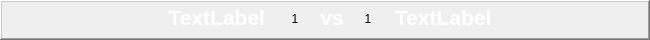
  <widget class="QFrame" name="frame_6">
   <property name="geometry">
    <rect>
     <x>670</x>
     <y>300</y>
     <width>650</width>
     <height>40</height>
    </rect>
   </property>
   <property name="frameShape">
    <enum>QFrame::WinPanel</enum>
   </property>
   <property name="frameShadow">
    <enum>QFrame::Raised</enum>
   </property>
   <widget class="QLabel" name="t9">
    <property name="geometry">
     <rect>
      <x>15</x>
      <y>0</y>
      <width>250</width>
      <height>34</height>
     </rect>
    </property>
    <property name="palette">
     <palette>
      <active>
       <colorrole role="WindowText">
        <brush brushstyle="SolidPattern">
         <color alpha="255">
          <red>255</red>
          <green>255</green>
          <blue>255</blue>
         </color>
        </brush>
       </colorrole>
      </active>
      <inactive>
       <colorrole role="WindowText">
        <brush brushstyle="SolidPattern">
         <color alpha="255">
          <red>255</red>
          <green>255</green>
          <blue>255</blue>
         </color>
        </brush>
       </colorrole>
      </inactive>
      <disabled>
       <colorrole role="WindowText">
        <brush brushstyle="SolidPattern">
         <color alpha="255">
          <red>120</red>
          <green>120</green>
          <blue>120</blue>
         </color>
        </brush>
       </colorrole>
      </disabled>
     </palette>
    </property>
    <property name="font">
     <font>
      <family>Segoe UI</family>
      <pointsize>16</pointsize>
      <weight>75</weight>
      <italic>false</italic>
      <bold>true</bold>
     </font>
    </property>
    <property name="styleSheet">
     <string notr="true"/>
    </property>
    <property name="text">
     <string>TextLabel</string>
    </property>
    <property name="alignment">
     <set>Qt::AlignRight|Qt::AlignTrailing|Qt::AlignVCenter</set>
    </property>
   </widget>
   <widget class="QLabel" name="t10">
    <property name="geometry">
     <rect>
      <x>395</x>
      <y>0</y>
      <width>250</width>
      <height>34</height>
     </rect>
    </property>
    <property name="palette">
     <palette>
      <active>
       <colorrole role="WindowText">
        <brush brushstyle="SolidPattern">
         <color alpha="255">
          <red>255</red>
          <green>255</green>
          <blue>255</blue>
         </color>
        </brush>
       </colorrole>
      </active>
      <inactive>
       <colorrole role="WindowText">
        <brush brushstyle="SolidPattern">
         <color alpha="255">
          <red>255</red>
          <green>255</green>
          <blue>255</blue>
         </color>
        </brush>
       </colorrole>
      </inactive>
      <disabled>
       <colorrole role="WindowText">
        <brush brushstyle="SolidPattern">
         <color alpha="255">
          <red>120</red>
          <green>120</green>
          <blue>120</blue>
         </color>
        </brush>
       </colorrole>
      </disabled>
     </palette>
    </property>
    <property name="font">
     <font>
      <family>Segoe UI</family>
      <pointsize>16</pointsize>
      <weight>75</weight>
      <italic>false</italic>
      <bold>true</bold>
     </font>
    </property>
    <property name="styleSheet">
     <string notr="true"/>
    </property>
    <property name="text">
     <string>TextLabel</string>
    </property>
   </widget>
   <widget class="QLabel" name="vs5">
    <property name="geometry">
     <rect>
      <x>317</x>
      <y>0</y>
      <width>30</width>
      <height>34</height>
     </rect>
    </property>
    <property name="palette">
     <palette>
      <active>
       <colorrole role="WindowText">
        <brush brushstyle="SolidPattern">
         <color alpha="255">
          <red>255</red>
          <green>255</green>
          <blue>255</blue>
         </color>
        </brush>
       </colorrole>
      </active>
      <inactive>
       <colorrole role="WindowText">
        <brush brushstyle="SolidPattern">
         <color alpha="255">
          <red>255</red>
          <green>255</green>
          <blue>255</blue>
         </color>
        </brush>
       </colorrole>
      </inactive>
      <disabled>
       <colorrole role="WindowText">
        <brush brushstyle="SolidPattern">
         <color alpha="255">
          <red>120</red>
          <green>120</green>
          <blue>120</blue>
         </color>
        </brush>
       </colorrole>
      </disabled>
     </palette>
    </property>
    <property name="font">
     <font>
      <family>Segoe UI</family>
      <pointsize>16</pointsize>
      <weight>75</weight>
      <italic>false</italic>
      <bold>true</bold>
     </font>
    </property>
    <property name="styleSheet">
     <string notr="true"/>
    </property>
    <property name="text">
     <string>vs</string>
    </property>
    <property name="alignment">
     <set>Qt::AlignCenter</set>
    </property>
   </widget>
   <widget class="QLabel" name="l9">
    <property name="geometry">
     <rect>
      <x>280</x>
      <y>4</y>
      <width>30</width>
      <height>30</height>
     </rect>
    </property>
    <property name="text">
     <string>1</string>
    </property>
    <property name="alignment">
     <set>Qt::AlignCenter</set>
    </property>
   </widget>
   <widget class="QLabel" name="l10">
    <property name="geometry">
     <rect>
      <x>353</x>
      <y>4</y>
      <width>30</width>
      <height>30</height>
     </rect>
    </property>
    <property name="text">
     <string>1</string>
    </property>
    <property name="alignment">
     <set>Qt::AlignCenter</set>
    </property>
   </widget>
  </widget>
